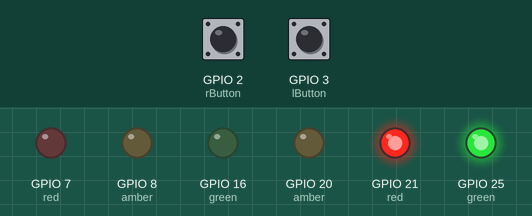
Simulated run of this program. Board: Raspberry Pi (BCM pin numbers). On the bench: output pins drawn as LEDs (lit = HIGH). The test bench sets the inputs (shaded band); at power-on: GPIO 2 (rButton) HIGH, GPIO 3 (lButton) HIGH.

Above: at 1.2 s.
1.3 s: GPIO 2 (rButton) pulled LOW for 0.15 s
At 2.5 s:
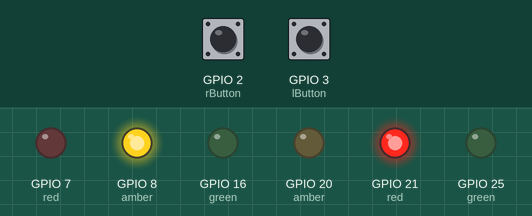
4.4 s: GPIO 2 (rButton) pulled LOW for 3.2 s
At 4.4 s:
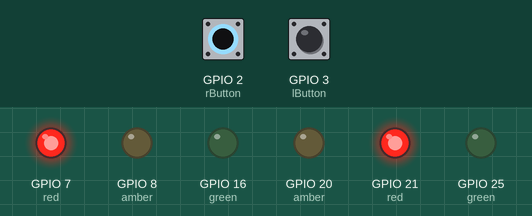
Timing chart, 0 to 40.8 s (numbered marks = the images above; inputs shaded):
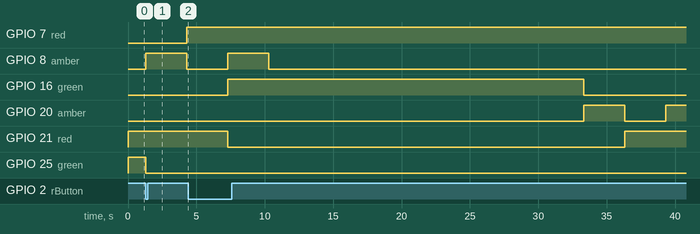

Measured:
- after the input at 1.3 s, GPIO 7 (red): LOW → HIGH after 3.0 s; GPIO 8 (amber): LOW → HIGH at once, → LOW 3.0 s later; GPIO 25 (green): HIGH → LOW at once

The program:

Traffic_Light_System.py
```python
from gpiozero import Button, TrafficLights, Buzzer
from time import sleep

lButton = Button(3)
rButton = Button(2)

tr1 = TrafficLights(7, 8, 25)
tr2 = TrafficLights(21, 20, 16)

left_light_sequence = False

tr1.green.on()
tr1.amber.off()
tr1.red.off()

tr2.green.off()
tr2.amber.off()
tr2.red.on()

def lightSequence1():
    tr2.green.off()
    tr2.amber.on()
    sleep(3)
    tr2.amber.off()
    tr2.red.on()
    sleep(3)

    tr1.red.off()
    tr1.green.on()
    left_light_sequence = True
    delay(20)
    tr1.green.off()
    tr1.amber.on()
    sleep(3)
    tr1.amber.off()
    tr1.red.on()
    sleep(3)

def lightSequence2():
    tr1.green.off()
    tr1.amber.on()
    sleep(3)
    tr1.amber.off()
    tr1.red.on()

    sleep(3)
    tr2.red.off()
    tr2.green.on()
    left_light_sequence = False
    delay(20)
    tr2.green.off()
    tr2.amber.on()
    sleep(3)
    tr2.amber.off()
    tr2.red.on()
    sleep(3)

def delay(seconds):
    count = seconds * 50
    iter = 0
    while True:
        iter +=1
        if iter > count:
            break
        if lButton.is_pressed and not left_light_sequence:
            lightSequence1()
            break
        elif rButton.is_pressed and left_light_sequence:
            lightSequence2()
            break
        sleep(.02)


while True:
    tr1.red.off()
    tr1.green.on()
    left_light_sequence = True
    delay(20)
    tr1.green.off()
    tr1.amber.on()
    sleep(3)
    tr1.amber.off()
    tr1.red.on()

    sleep(3)
    tr2.red.off()
    tr2.green.on()
    left_light_sequence = False
    delay(20)
    tr2.green.off()
    tr2.amber.on()
    sleep(3)
    tr2.amber.off()
    tr2.red.on()
    sleep(3)
```
